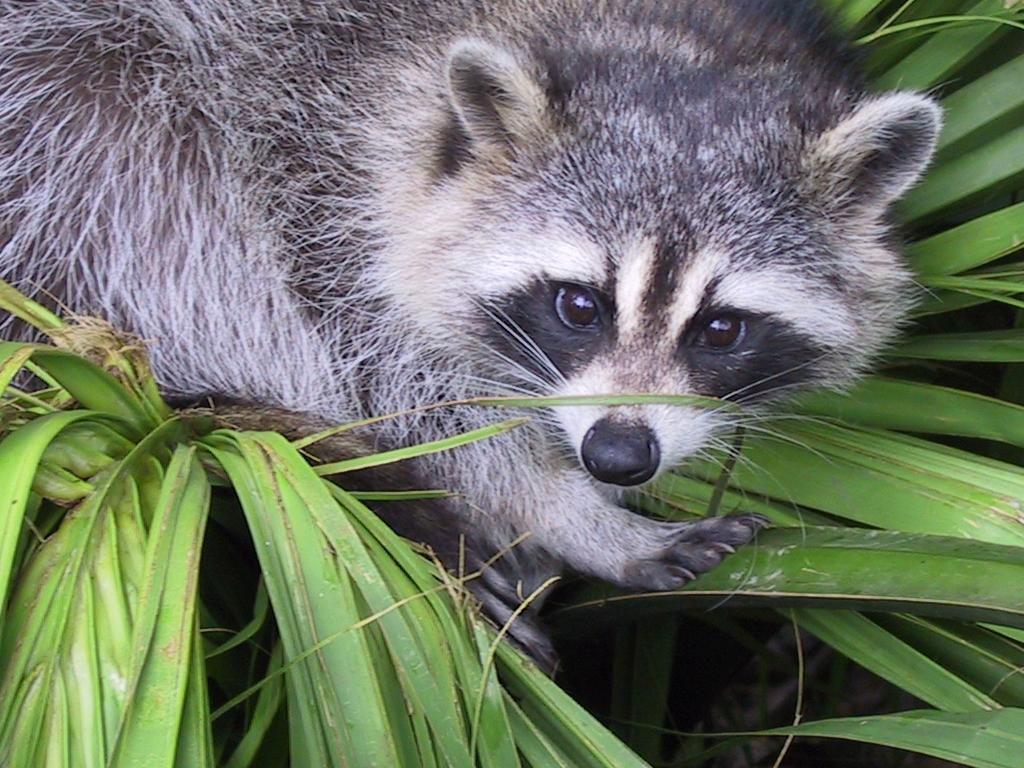
#> input picture ex03/animal.jpeg, 1024 x 768 px
$ python zoom.py
#> lines starting #> are read from the running program, lines starting #| are printed output that depends on the picture
### ex02/load_image.py
import numpy as np
import array
from PIL import Image
import PIL as PIL


def ft_load(path: str) -> array:
    """
    function that loads an image,
    prints its format, and its pixels
    content in RGB format
    """
#> called with path = 'animal.jpeg'
    numpyImage = np.array([])
    try:
        image = Image.open(path)
#> image is the input picture: PIL image 1024x768 RGB; mean R, G, B 110.7, 117.7, 102.1
        numpyImage = np.asarray(image)
        print("Image Table Shape : ", numpyImage.shape)
#| Image Table Shape :  (768, 1024, 3)
        print("Image Format      : ", image.format)
#| Image Format      :  JPEG
        print("Image Size W, H   : ", image.size)
#| Image Size W, H   :  (1024, 768)
        print("Image Mode        : ", image.mode)
#| Image Mode        :  RGB
        print("Image All Pixels  : \n", numpyImage)
#> (printed output is left out)
    except FileNotFoundError:
        print("No File with that name found")
    except PIL.UnidentifiedImageError:
        print("If the image cannot be opened and identified.")
    except ValueError:
        print("cann't open the file")
    except TypeError:
        print("formats is not None, a list or a tuple.")
    except Exception:
        print("cann't open the file, check permisions")
    return numpyImage

### ex03/zoom.py
import numpy as np
import array
import matplotlib.pyplot as plt
from load_image import ft_load


def trim(array, x, y, width, height, depth=3):
    """
    Trim an array using the given parameters
    """
#> called with x = 400, y = 90, width = 400, height = 400, depth = 1
    return array[y:y+width, x:x+height, :depth]
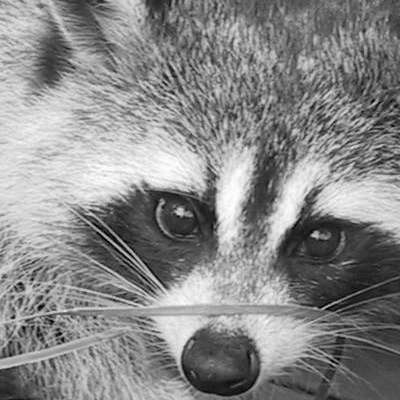
#> returned value: shape (400, 400, 1); min 0, max 255, mean 136.7


def zoom_in(img: array):
    image = trim(img, 400, 90, 400, 400, 1)
    print(f'New shape after slicing: {image.shape}', end='')
#| New shape after slicing: (400, 400, 1)
    print(f' or ({image.shape[0]}, {image.shape[1]})')
#|  or (400, 400)
    print(image)
#> (printed output is left out)
    # Display the image In pyplot App
    image = np.squeeze(image)
    plt.imshow(image, cmap='gray')
    # plt.axis('off')
    plt.show()


def main():
    """
        Zoom In and show X,Y of the zoomed Image
    """
    data = []
    try:
        data = ft_load('animal.jpeg')
    except Exception as e:
        print(e)
        exit()
    if (len(data)):
        zoom_in(data)


if __name__ == '__main__':
    main()
